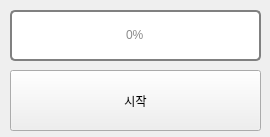
<?xml version="1.0" encoding="UTF-8"?>
<ui version="4.0">
 <class>MainWindow</class>
 <widget class="QMainWindow" name="MainWindow">
  <property name="geometry">
   <rect>
    <x>0</x>
    <y>0</y>
    <width>270</width>
    <height>137</height>
   </rect>
  </property>
  <property name="windowTitle">
   <string>MainWindow</string>
  </property>
  <widget class="QWidget" name="centralwidget">
   <widget class="QPushButton" name="pushButton">
    <property name="geometry">
     <rect>
      <x>10</x>
      <y>70</y>
      <width>251</width>
      <height>61</height>
     </rect>
    </property>
    <property name="text">
     <string>시작</string>
    </property>
   </widget>
   <widget class="QProgressBar" name="progressBar">
    <property name="geometry">
     <rect>
      <x>10</x>
      <y>10</y>
      <width>251</width>
      <height>51</height>
     </rect>
    </property>
    <property name="styleSheet">
     <string notr="true">QProgressBar {
    border: 2px solid grey;
    border-radius: 5px;
    text-align: center;
	color: rgb(138, 138, 138);
}
QProgressBar::chunk {
    background-color: rgb(45, 140, 235);
    width: 20px;
}
</string>
    </property>
    <property name="maximum">
     <number>10</number>
    </property>
    <property name="value">
     <number>0</number>
    </property>
   </widget>
  </widget>
 </widget>
 <resources/>
 <connections/>
</ui>
